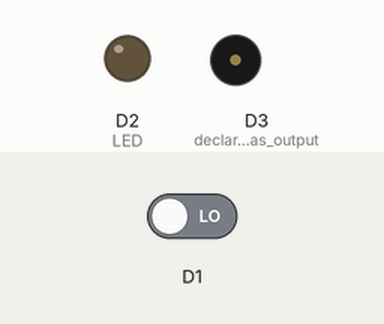
A sketch run on a simulated ESP8266 (NodeMCU). Shown: output pins drawn as LEDs (lit = HIGH), buzzer (waves = sounding). The inputs (shaded band) are chosen by the test bench; at power-on: D1 LOW. What the sketch prints to the serial monitor is not drawn.

Above: at 1.2 s.
1.3 s: D1 driven HIGH
At 1.6 s:
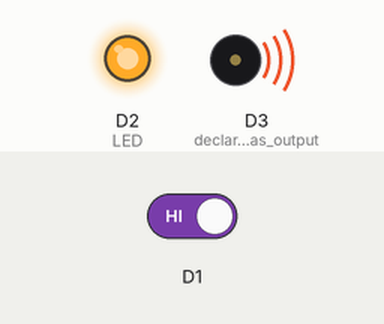
2.8 s: D1 driven LOW
At 2.97 s:
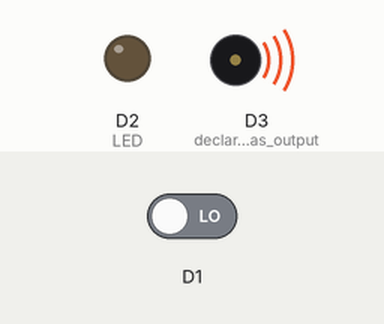
Timing chart, 0 to 5.8 s (numbered marks = the images above; inputs shaded):
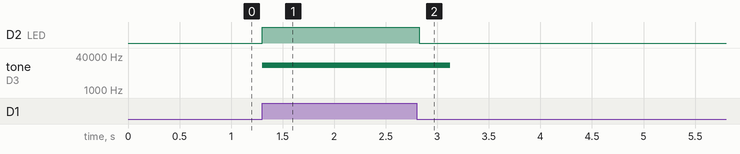

The sketch:

sketch_feb21a.ino
```cpp
//int LED = D2;
//int Buzzer = D3
//int SENSOR_OUTPUT_PIN = D1;

void setup() {

  pinMode(D1, INPUT);  //
  pinMode(D3, OUTPUT); // declare Buzzer as output
  pinMode(D2, OUTPUT);   //LED

  Serial.begin(9600);

}

void loop() {

 int sensorvalue = digitalRead(D1);

  Serial.println(sensorvalue);

  if (sensorvalue== HIGH) {

   digitalWrite(D2, HIGH);
   tone(D3, 15000,800);
  Serial.println("Motion detected!");
    delay(500);
}

  else {

   digitalWrite(D2, LOW);

  }
}
```

Measured:
- after the input at 1.3 s, D2 (LED): LOW → HIGH at once; tone on D3 (declare_Buzzer_as_output): silent → 15000 Hz at once
- after the input at 2.8 s, D2 (LED): HIGH → LOW at once; tone on D3 (declare_Buzzer_as_output): 15000 Hz → silent after 0.32 s
